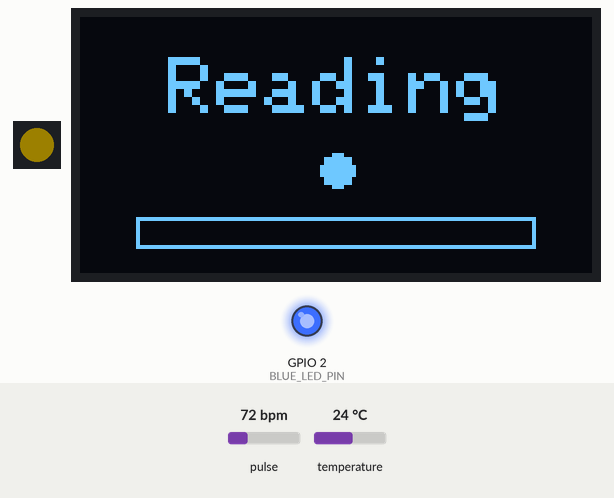
The sketch below on a simulated ESP32-S3. On the bench: 1 RGB LEDs in strip order, left to right, 128×64 one-colour display, output pins drawn as LEDs (lit = HIGH). Inputs (shaded band) come from the test bench; at power-on: pulse 72 bpm, temperature 24 °C. Dim RGB values are drawn brighter than linear; WiFi joins after 1.5 s; servers stay silent unless stated; uploads are accepted with an empty reply; the local clock reads 2024-03-15 10:24:30 at power-on unless the sketch sets it; what the sketch prints to the serial monitor is not drawn.

Above: at 2.7 s.
2.8 s: pulse set to 42 bpm
At 3.59 s:
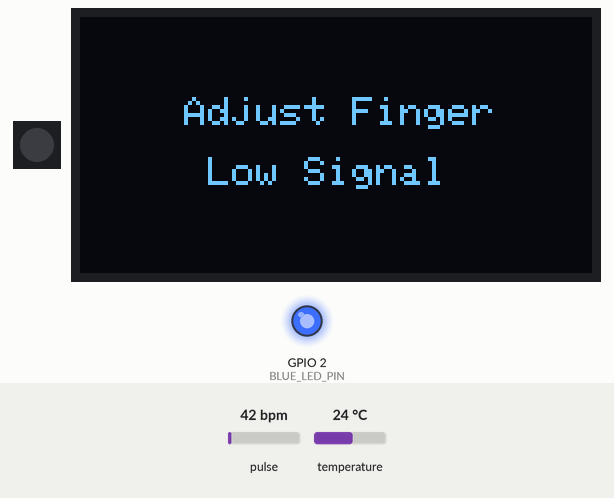
4.9 s: pulse set to 51 bpm
At 5.74 s:
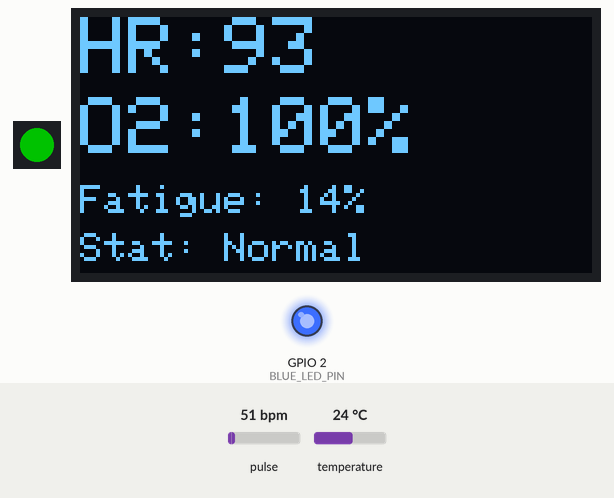
14.3 s: temperature set to 12 °C
At 16.67 s:
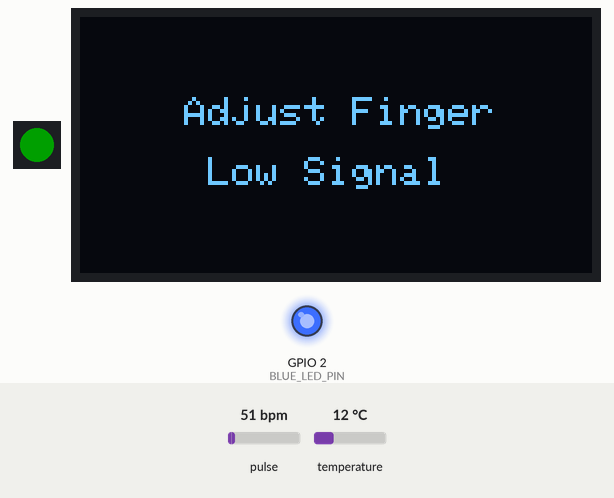
22.5 s: temperature set to 28 °C
At 31.26 s:
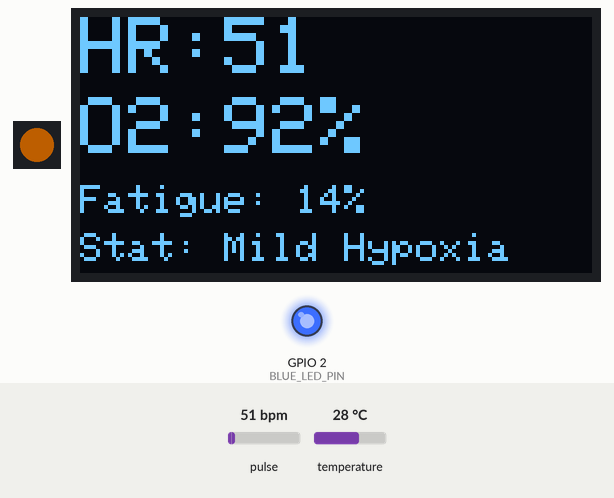
32.5 s: pulse set to 70 bpm
At 41.17 s:
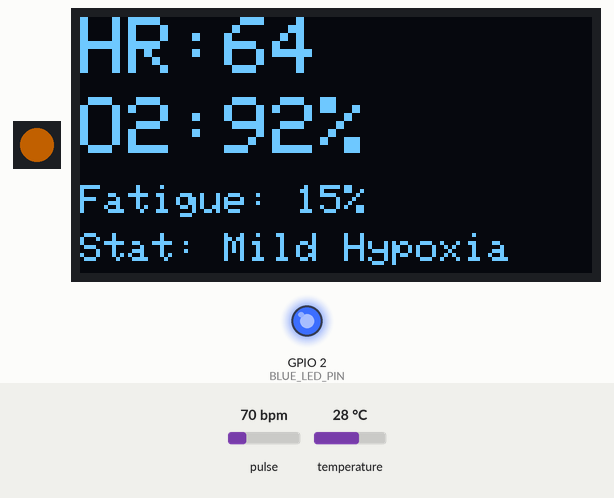
42.2 s: temperature set to 19 °C
At 51.27 s:
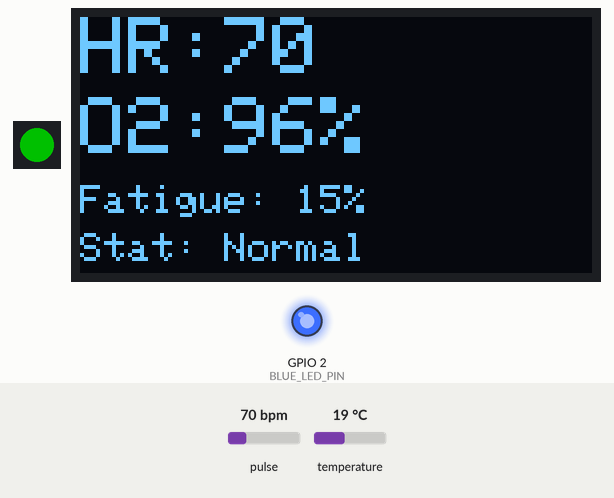
Timing chart, 0 to 53.3 s (numbered marks = the images above; inputs shaded):
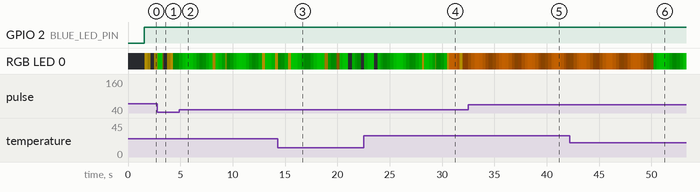

The sketch:

vitalcare_display_led.ino
```cpp
/*
    MAX30102 Vitals Monitor - AI PERCEPTRON + OLED HMI EDITION + AMBIENT AURA + DUAL CORE
    --------------------------------------------------
    - DUAL CORE: Firebase uploads offloaded to Core 0 to prevent sensor/LED freezing.
    - PERCEPTRON: Auto-adjusts LED brightness based on sensor temp.
    - SATURATION FIX: Monitors for 262143 (max) and warns user.
    - CORE LOGIC: Refractory Period BPM + Quadratic SpO2.
    - HMI DISPLAY: State-based OLED feedback for signal validation.
    - AMBIENT AURA: ESP32-S3 RGB LED pulses smoothly.
*/

#include <Wire.h>
#include "MAX30105.h"
#include "heartRate.h"
#include <math.h>
#include <WiFi.h>
#include <HTTPClient.h>
#include <time.h>
#include <Adafruit_GFX.h>
#include <Adafruit_SSD1306.h>
#include <Adafruit_NeoPixel.h>

// -----------------------
// AMBIENT AURA CONFIG (NeoPixel)
// -----------------------
#define NEOPIXEL_PIN 48
#define NUMPIXELS 1
Adafruit_NeoPixel aura(NUMPIXELS, NEOPIXEL_PIN, NEO_GRB + NEO_KHZ800);

bool triggerBeat = false;
float currentAuraBrightness = 0;

// -----------------------
// OLED DISPLAY CONFIG (I2C_2)
// -----------------------
#define SCREEN_WIDTH 128
#define SCREEN_HEIGHT 64
#define OLED_RESET -1
#define OLED_SDA 8
#define OLED_SCL 9

TwoWire I2C_OLED = TwoWire(1);
Adafruit_SSD1306 display(SCREEN_WIDTH, SCREEN_HEIGHT, &I2C_OLED, OLED_RESET);

enum DisplayState { STATE_NO_FINGER, STATE_READING, STATE_UNSTABLE, STATE_STABLE_OUTPUT, STATE_ERROR };
DisplayState currentState = STATE_NO_FINGER;

unsigned long lastDisplayUpdate = 0;
const int DISPLAY_REFRESH_MS = 150;
int ui_BPM = 0;
float ui_SpO2 = 0.0;
int ui_Fatigue = 0;
String ui_Status = "Normal";

int invalidCount = 0;
int lowSignalCount = 0;
bool hasStableData = false;
const int SAMPLES_FOR_UI_STABILITY = 10;

// -----------------------
// WIFI & FIREBASE CONFIG
// -----------------------
#define WIFI_SSID "Galaxy A14 5G 1EE5"
#define WIFI_PASSWORD "vedant1820"
#define FIREBASE_HOST "new-project-ad7f0-default-rtdb.firebaseio.com"
const String FIREBASE_PATH = "/vitals/current_reading";

// --- DUAL CORE ASYNC VARIABLES ---
volatile bool sendDataFlag = false;
String asyncJsonPayload = "";

const char* NTP_SERVER = "pool.ntp.org";
const long GMT_OFFSET_SEC = 5 * 3600 + 30 * 60;
const int DAYLIGHT_OFFSET_SEC = 0;

// -----------------------
// HARDWARE & SENSOR CONFIG (I2C_1)
// -----------------------
MAX30105 particleSensor;
const int BLUE_LED_PIN = 2;

// -----------------------
// AI PERCEPTRON CONFIG
// -----------------------
const float TEMP_THRESHOLD = 30.0;
float currentBrightness = 50.0;
float sharedTempC = 0.0;
unsigned long tsLastTempCheck = 0;
const unsigned long TEMP_CHECK_INTERVAL = 15000; // CHANGED: Now checks every 15 sec so it doesn't disturb sensor

// -----------------------
// BPM VARIABLES
// -----------------------
const uint8_t BPM_WINDOW = 6;
float bpmHistory[BPM_WINDOW];
uint8_t bpmIndex = 0;
int lastBPM = 0;

static bool wasAbove = false;
static unsigned long lastPeakTime = 0;
const long AC_PEAK_THRESHOLD = 100;
const long MIN_PEAK_INTERVAL_MS = 300;

static float dcEstimateIR = 0.0;
static float dcEstimateRED = 0.0;
const float DC_ALPHA = 0.96;

long instantACSignalIR = 0;
long instantACSignalRED = 0;

// -----------------------
// SPO2 & NEURAL VARIABLES
// -----------------------
float avgRatio = 0.0;
const float RATIO_ALPHA = 0.15;
const uint8_t HRV_WINDOW = 10;
long ibiHistory[HRV_WINDOW];
uint8_t ibiIndex = 0;
int lastNeuralFatigue = 0;
long lastIBI_ms = 0;

long fatigueSum = 0;
int fatigueCount = 0;
int finalSentFatigue = 0;

const int MAX_SAMPLES = 50;
int bpmBuffer[MAX_SAMPLES];
float spo2Buffer[MAX_SAMPLES];
int sampleIndex = 0;

const float W_HRV = -1.5; const float W_SPO2 = -0.2; const float W_BPM = 1.2; const float BIAS = 0.5;

#define THRESHOLD_MILD_HYPOXIA     94.0
#define THRESHOLD_MODERATE_HYPOXIA 90.0
#define THRESHOLD_SEVERE_HYPOXIA   85.0

unsigned long tsLastReport = 0;
unsigned long tsLastFirebaseUpdate = 0;
const unsigned long dataSendInterval = 5000;

// -----------------------
// HELPER FUNCTIONS
// -----------------------
String getLocalTimeStr() {
    struct tm timeinfo;
    if (!getLocalTime(&timeinfo)) return "Time Not Synced";
    char timeStr[30];
    strftime(timeStr, 30, "%H:%M:%S", &timeinfo);
    return String(timeStr);
}

void adjustBrightnessPerceptron() {
    if (millis() - tsLastTempCheck < TEMP_CHECK_INTERVAL) return;
    tsLastTempCheck = millis();

    float tempC = particleSensor.readTemperature();
    sharedTempC = tempC;
    float input_deviation = tempC - TEMP_THRESHOLD;
    float weight = -2.0;
    float bias = 50.0;
    float newBrightness = (input_deviation * weight) + bias;

    if (newBrightness < 20.0) newBrightness = 20.0;
    if (newBrightness > 85.0) newBrightness = 85.0;

    if (abs(newBrightness - currentBrightness) > 2.0) {
        currentBrightness = newBrightness;
        particleSensor.setPulseAmplitudeRed((byte)currentBrightness);
        particleSensor.setPulseAmplitudeIR((byte)currentBrightness);
    }
}

float calculateDynamicSpO2(long red, long ir) {
    if (ir < 50000) { avgRatio = 0; return 0.0; }
    float currentRatio = (float)red / max((long)1, ir);
    if (avgRatio == 0) avgRatio = currentRatio;
    avgRatio = (RATIO_ALPHA * currentRatio) + ((1.0 - RATIO_ALPHA) * avgRatio);

    float A = 110.0, B = 14.0, C = 8.0;
    float spo2 = A - (B * avgRatio) - (C * avgRatio * avgRatio);

    if (sharedTempC < 30.0) {
        float tempDiff = 30.0 - sharedTempC;
        spo2 += (tempDiff * 0.5);
    }
    if (spo2 > 100.0) spo2 = 100.0;
    if (spo2 < 70.0) spo2 = 70.0;
    return spo2;
}

String getHypoxiaStatus(float spo2) {
    if (spo2 <= 0.0) return "No Finger";
    if (spo2 < THRESHOLD_SEVERE_HYPOXIA) return "Severe Hypox";
    else if (spo2 < THRESHOLD_MODERATE_HYPOXIA) return "Mod Hypoxia";
    else if (spo2 < THRESHOLD_MILD_HYPOXIA) return "Mild Hypoxia";
    else return "Normal";
}

float sigmoid(float x) { return 1.0 / (1.0 + exp(-x)); }

int calculateNeuralFatigue(long newIBI, float currentSpO2, int currentBPM) {
    if (newIBI > 0) {
        ibiHistory[ibiIndex++] = newIBI;
        if (ibiIndex >= HRV_WINDOW) ibiIndex = 0;
    }
    if (HRV_WINDOW < 2) return lastNeuralFatigue;

    float sum = 0.0;
    for (int i = 0; i < HRV_WINDOW; i++) if(ibiHistory[i] > 0) sum += ibiHistory[i];
    float meanIBI = sum / HRV_WINDOW;

    float varianceSum = 0.0;
    for (int i = 0; i < HRV_WINDOW; i++) if(ibiHistory[i] > 0) varianceSum += pow(ibiHistory[i] - meanIBI, 2);
    float sdnn = sqrt(varianceSum / (HRV_WINDOW - 1));

    float norm_hrv = constrain(sdnn / 50.0, 0.0, 2.0);
    float norm_spo2 = constrain(currentSpO2 / 98.0, 0.0, 1.0);
    float norm_bpm = constrain(currentBPM / 140.0, 0.0, 1.0);

    float weightedSum = (norm_hrv * W_HRV) + (norm_spo2 * W_SPO2) + (norm_bpm * W_BPM) + BIAS;
    return (int)(sigmoid(weightedSum) * 100);
}

int calculateBPM(long irSample, long redSample) {
    if (irSample < 50000) {
        lastBPM = 0; dcEstimateIR = 0.0; dcEstimateRED = 0.0;
        lastNeuralFatigue = 0; finalSentFatigue = 0; fatigueSum = 0;
        fatigueCount = 0; sampleIndex = 0; instantACSignalIR = 0; instantACSignalRED = 0;
        digitalWrite(BLUE_LED_PIN, LOW);
        return 0;
    }

    digitalWrite(BLUE_LED_PIN, HIGH);

    if (dcEstimateIR == 0.0) dcEstimateIR = irSample;
    dcEstimateIR = (dcEstimateIR * DC_ALPHA) + (irSample * (1.0 - DC_ALPHA));
    instantACSignalIR = irSample - (long)dcEstimateIR;

    if (dcEstimateRED == 0.0) dcEstimateRED = redSample;
    dcEstimateRED = (dcEstimateRED * DC_ALPHA) + (redSample * (1.0 - DC_ALPHA));
    instantACSignalRED = redSample - (long)dcEstimateRED;

    bool isAbove = (instantACSignalIR > AC_PEAK_THRESHOLD);
    if (!wasAbove && isAbove) {
        triggerBeat = true;

        unsigned long now = micros();
        if (lastPeakTime > 0) {
            unsigned long dt_us = now - lastPeakTime;
            uint32_t dt_ms = dt_us / 1000;
            if (dt_ms > MIN_PEAK_INTERVAL_MS) {
                if (dt_ms < 2500) {
                    lastIBI_ms = dt_ms;
                    float bpm = 60000.0 / dt_ms;
                    bpmHistory[bpmIndex++] = bpm;
                    if (bpmIndex >= BPM_WINDOW) bpmIndex = 0;

                    float sum = 0; uint8_t c = 0;
                    for (int i = 0; i < BPM_WINDOW; i++) { if (bpmHistory[i] > 0) { sum += bpmHistory[i]; c++; } }
                    if (c > 0) lastBPM = round(sum / c); else lastBPM = round(bpm);
                }
                lastPeakTime = now;
            }
        } else { lastPeakTime = now; }
    }
    wasAbove = isAbove;
    return lastBPM;
}

float getMedian(float *array, int size) {
    for (int i = 0; i < size - 1; i++) for (int j = 0; j < size - i - 1; j++) if (array[j] > array[j + 1]) { float t = array[j]; array[j] = array[j + 1]; array[j + 1] = t; }
    return array[size / 2];
}

int getMedianInt(int *array, int size) {
    for (int i = 0; i < size - 1; i++) for (int j = 0; j < size - i - 1; j++) if (array[j] > array[j + 1]) { int t = array[j]; array[j] = array[j + 1]; array[j + 1] = t; }
    return array[size / 2];
}

// -----------------------
// AURA UPDATE FUNCTION
// -----------------------
void updateAura() {
    long t = millis();

    switch(currentState) {
        case STATE_NO_FINGER:
            currentAuraBrightness = (sin(t / 500.0) + 1.0) * 20.0 + 5.0;
            aura.setPixelColor(0, aura.Color(0, (int)currentAuraBrightness, (int)currentAuraBrightness + 20));
            aura.show();
            break;

        case STATE_UNSTABLE:
        case STATE_READING:
            currentAuraBrightness = (sin(t / 200.0) + 1.0) * 30.0;
            aura.setPixelColor(0, aura.Color((int)currentAuraBrightness, (int)(currentAuraBrightness * 0.8), 0));
            aura.show();
            break;

        case STATE_STABLE_OUTPUT:
            currentAuraBrightness = (sin(t / 400.0) + 1.0) * 40.0 + 10.0;
            if (triggerBeat) triggerBeat = false;

            if (ui_SpO2 >= 94.0) {
                aura.setPixelColor(0, aura.Color(0, (int)currentAuraBrightness, 0));
            } else if (ui_SpO2 >= 90.0) {
                aura.setPixelColor(0, aura.Color((int)currentAuraBrightness, (int)(currentAuraBrightness * 0.5), 0));
            } else {
                aura.setPixelColor(0, aura.Color((int)currentAuraBrightness, 0, 0));
            }
            aura.show();
            break;

        case STATE_ERROR:
            if ((t / 100) % 2 == 0) aura.setPixelColor(0, aura.Color(150, 0, 0));
            else aura.setPixelColor(0, aura.Color(100, 100, 100));
            aura.show();
            break;
    }
}

// -----------------------
// OLED UPDATE FUNCTION
// -----------------------
void updateOLED() {
    display.clearDisplay();
    display.setTextColor(SSD1306_WHITE);

    switch(currentState) {
        case STATE_NO_FINGER:
            display.setTextSize(2);
            display.setCursor(34, 15);
            display.print("Place");
            display.setCursor(28, 35);
            display.print("Finger");
            break;

        case STATE_ERROR:
            display.setTextSize(1);
            display.setCursor(20, 20); display.print("SENSOR ERROR");
            display.setCursor(18, 35); display.print("Adjust or Clean");
            break;

        case STATE_UNSTABLE:
            display.setTextSize(1);
            display.setCursor(26, 20); display.print("Adjust Finger");
            display.setCursor(32, 35); display.print("Low Signal");
            break;

        case STATE_READING:{
            display.setTextSize(2);
            display.setCursor(22, 10);
            display.print("Reading");

            if ((millis() / 500) % 2 == 0) display.fillCircle(64, 38, 4, SSD1306_WHITE);
            else display.fillCircle(64, 38, 2, SSD1306_WHITE);

            display.drawRect(14, 50, 100, 8, SSD1306_WHITE);
            int progressWidth = (sampleIndex * 100) / SAMPLES_FOR_UI_STABILITY;
            if(progressWidth > 100) progressWidth = 100;
            display.fillRect(14, 50, progressWidth, 8, SSD1306_WHITE);
            break;
        }

        case STATE_STABLE_OUTPUT:
            display.setTextSize(2);
            display.setCursor(0, 0); display.print("HR:"); display.print(ui_BPM);
            display.setCursor(0, 20); display.print("O2:"); display.print(ui_SpO2, 0); display.print("%");
            display.setTextSize(1);
            display.setCursor(0, 42); display.print("Fatigue: "); display.print(ui_Fatigue); display.print("%");
            display.setCursor(0, 54); display.print("Stat: "); display.print(ui_Status);
            break;
    }
    display.display();
}

// -----------------------
// BACKGROUND TASK: FIREBASE (CORE 0)
// -----------------------
void firebaseUploadTask(void *pvParameters) {
    while (true) {
        if (sendDataFlag && WiFi.status() == WL_CONNECTED) {
            HTTPClient http;
            String url = "https://" + String(FIREBASE_HOST) + FIREBASE_PATH + ".json";
            http.begin(url);
            http.addHeader("Content-Type", "application/json");
            http.PUT(asyncJsonPayload);
            http.end();

            sendDataFlag = false; // Reset flag after sending
        }
        vTaskDelay(50 / portTICK_PERIOD_MS); // Yield to watchdog so Core 0 doesn't crash
    }
}

// -----------------------
// SETUP
// -----------------------
void setup() {
    Serial.begin(115200);

    aura.begin();
    aura.setBrightness(255);
    aura.show();

    pinMode(BLUE_LED_PIN, OUTPUT);
    digitalWrite(BLUE_LED_PIN, LOW);

    Wire.begin(17, 18);
    if (!particleSensor.begin(Wire, I2C_SPEED_FAST)) {
        Serial.println("MAX30102 not detected!");
        while (1);
    }
    particleSensor.setup((byte)currentBrightness, 4, 2, 200, 411, 4096);
    particleSensor.enableDIETEMPRDY();

    I2C_OLED.begin(OLED_SDA, OLED_SCL, 400000);
    if(!display.begin(SSD1306_SWITCHCAPVCC, 0x3C)) Serial.println(F("SSD1306 allocation failed"));
    display.clearDisplay(); display.display();

    Serial.print("Connecting to WiFi...");
    WiFi.begin(WIFI_SSID, WIFI_PASSWORD);
    while (WiFi.status() != WL_CONNECTED) { delay(500); Serial.print("."); }
    Serial.println("\nWiFi connected.");

    configTime(GMT_OFFSET_SEC, DAYLIGHT_OFFSET_SEC, NTP_SERVER);

    // START FIREBASE TASK ON CORE 0
    xTaskCreatePinnedToCore(
        firebaseUploadTask,   // Task function
        "FirebaseTask",       // Name of task
        8192,                 // Stack size
        NULL,                 // Task parameter
        1,                    // Priority
        NULL,                 // Task handle
        0                     // Pin to Core 0 (Loop runs on Core 1)
    );
}

// -----------------------
// LOOP (CORE 1)
// -----------------------
void loop() {
    adjustBrightnessPerceptron();

    long irValue  = particleSensor.getIR();
    long redValue = particleSensor.getRed();

    // 1. STATE MANAGEMENT
    if (irValue > 260000 || redValue > 260000) {
        currentState = STATE_ERROR; hasStableData = false; irValue = 0; redValue = 0;
    } else if (irValue < 50000) {
        currentState = STATE_NO_FINGER; hasStableData = false; invalidCount = 0; lowSignalCount = 0;
    } else {
        if (instantACSignalIR < 20) lowSignalCount++; else lowSignalCount = 0;
        if (lowSignalCount > 50 || invalidCount > 10) { currentState = STATE_UNSTABLE; hasStableData = false; }
        else if (hasStableData) { currentState = STATE_STABLE_OUTPUT; }
        else { currentState = STATE_READING; }
    }

    // 2. DATA PROCESSING
    int BPM = calculateBPM(irValue, redValue);
    float spo2 = calculateDynamicSpO2(redValue, irValue);

    if (BPM > 40 && spo2 > 50 && sampleIndex < MAX_SAMPLES && irValue >= 50000) {
        bool isValid = (sampleIndex > 0) ? (abs(BPM - bpmBuffer[sampleIndex - 1]) <= 30) : true;
        if (isValid) { bpmBuffer[sampleIndex] = BPM; spo2Buffer[sampleIndex] = spo2; sampleIndex++; invalidCount = 0; }
        else { invalidCount++; }
    }

    lastNeuralFatigue = calculateNeuralFatigue(lastIBI_ms, spo2, BPM);
    if (BPM > 0) { fatigueSum += lastNeuralFatigue; fatigueCount++; }

    // 3. FAST UI FEEDBACK
    if (!hasStableData && sampleIndex >= SAMPLES_FOR_UI_STABILITY) {
        ui_BPM = getMedianInt(bpmBuffer, sampleIndex);
        ui_SpO2 = getMedian(spo2Buffer, sampleIndex);
        ui_Status = getHypoxiaStatus(ui_SpO2);
        ui_Fatigue = (fatigueCount > 0) ? (fatigueSum / fatigueCount) / 4.5 : 0;
        if(ui_Fatigue > 30) ui_Fatigue = 30;
        hasStableData = true;
    }

    // 4. PREPARE DATA FOR FIREBASE BACKGROUND TASK
    if (millis() - tsLastFirebaseUpdate >= dataSendInterval) {
        if (WiFi.status() == WL_CONNECTED && sampleIndex > 5 && !sendDataFlag) {

            int medianBPM = getMedianInt(bpmBuffer, sampleIndex);
            float medianSpO2 = getMedian(spo2Buffer, sampleIndex);

            if (fatigueCount > 0) {
                finalSentFatigue = (int)((fatigueSum / fatigueCount) / 4.5);
                if (finalSentFatigue > 30) finalSentFatigue = 30;
                fatigueSum = 0; fatigueCount = 0;
            }

            ui_BPM = medianBPM; ui_SpO2 = medianSpO2;
            ui_Fatigue = finalSentFatigue; ui_Status = getHypoxiaStatus(medianSpO2);

            String payload = "{";
            payload += "\"timestamp_ms\":" + String(millis()) + ",";
            payload += "\"time\":\"" + getLocalTimeStr() + "\",";
            payload += "\"BPM\":" + String(medianBPM) + ",";
            payload += "\"SpO2\":" + String(medianSpO2, 1) + ",";
            payload += "\"Hypoxia_Status\":\"" + ui_Status + "\",";
            payload += "\"Fatigue_Percent\":" + String(finalSentFatigue) + ",";
            payload += "\"IR_Raw\":" + String(irValue) + "}";

            // Hand the payload to Core 0
            asyncJsonPayload = payload;
            sendDataFlag = true;

            sampleIndex = 0;
        }
        tsLastFirebaseUpdate = millis();
    }

    // 5. SMOOTH ASYNC UI UPDATES
    updateAura();
    if (millis() - lastDisplayUpdate > DISPLAY_REFRESH_MS) { updateOLED(); lastDisplayUpdate = millis(); }

    if (millis() - tsLastReport >= 100) {
        Serial.print("IR_Raw:"); Serial.print(irValue);
        Serial.print(",IR_AC:"); Serial.print(instantACSignalIR);
        Serial.print(",BPM:"); Serial.print(BPM);
        Serial.print(",SpO2:"); Serial.print(spo2, 1);
        Serial.println();
        tsLastReport = millis();
    }
}
```

Measured:
- after the input at 22.5 s, the display: first differs from a run without the input after 8.2 s (image 4 shows a later state)
